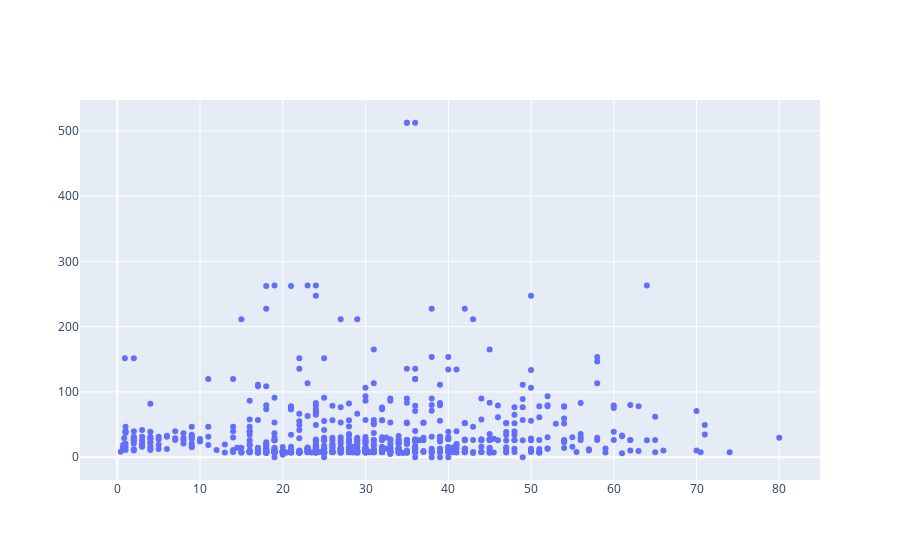

The cell this chart's notebook holds for it:
### Code cell
fig = go.Figure()
fig.add_trace(go.Scatter(x = titanic['age'], y = titanic['fare'], mode= 'markers'))
fig.show()

### Figure 1 — Plotly figure (JSON) as saved in the notebook; plotly's stock layout.template omitted (floating-point values rounded to 4 significant figures; data arrays with more than 128 entries replaced by an {"elided": "..."} marker saying what was removed)
{"data": [{"mode": "markers", "type": "scatter", "x": {"elided": "891 float values"}, "y": {"elided": "891 float values"}}], "layout": {}}
